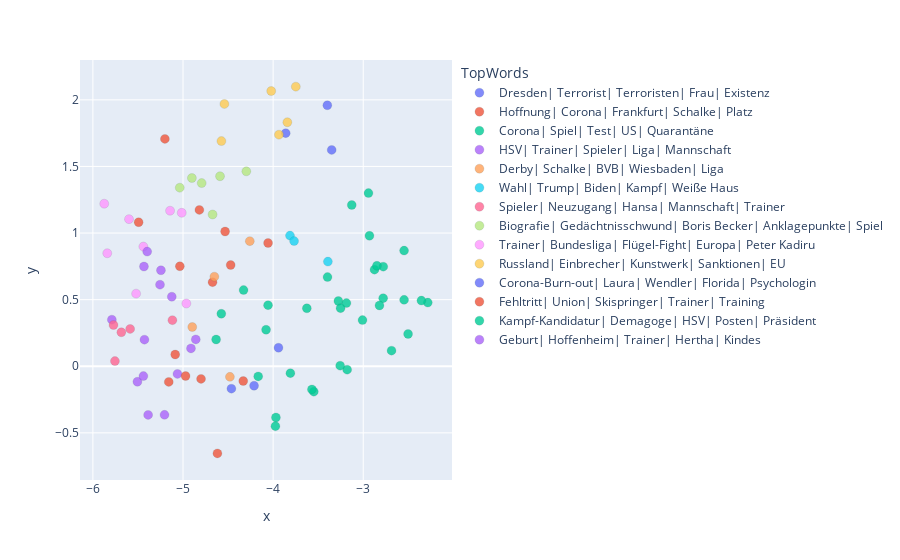

The code cell stored with this chart in its notebook:
### Code cell
results=pd.merge(docs_df_b,cluster_labels_google_b.reset_index(),left_on="topic_number",right_on = "Topic")
fig = px.scatter(results, x="x", y="y", hover_name="headline", hover_data=["created_at","TopWords","topic_number"], color="TopWords", opacity=0.8)

fig.update_traces(marker=dict(size=9,
                              line=dict(width=0.15,
                                        color='DarkSlateGrey')),
                  selector=dict(mode='markers'))
fig["layout"].pop("updatemenus")

fig.update_layout(height=1000)
fig.show()

### Figure 1 — Plotly figure (JSON) as saved in the notebook; plotly's stock layout.template omitted (floating-point values rounded to 4 significant figures)
{"data": [{"customdata": [["2020-10-22", "Dresden| Terrorist| Terroristen| Frau| Existenz", 5], ["2020-10-22", "Dresden| Terrorist| Terroristen| Frau| Existenz", 5], ["2020-10-22", "Dresden| Terrorist| Terroristen| Frau| Existenz", 5]], "hovertemplate": "<b>%{hovertext}</b><br><br>TopWords=%{customdata[1]}<br>x=%{x}<br>y=%{y}<br>created_at=%{customdata[0]}<br>topic_number=%{customdata[2]}<extra></extra>", "hovertext": ["Schluss mit Schutzvon Terroristen!", "ISIS-Terrorist wollte Christen „schlachten“ und „Zunge abschneiden“", "Arm durch Pflege!"], "legendgroup": "Dresden| Terrorist| Terroristen| Frau| Existenz", "marker": {"color": "#636efa", "line": {"color": "DarkSlateGrey", "width": 0.15}, "opacity": 0.8, "size": 9, "symbol": "circle"}, "mode": "markers", "name": "Dresden| Terrorist| Terroristen| Frau| Existenz", "orientation": "v", "showlegend": true, "type": "scatter", "x": [-3.398, -3.86, -3.35], "xaxis": "x", "y": [1.959, 1.75, 1.624], "yaxis": "y"}, {"customdata": [["2020-10-22", "Hoffnung| Corona| Frankfurt| Schalke| Platz", -1], ["2020-10-22", "Hoffnung| Corona| Frankfurt| Schalke| Platz", -1], ["2020-10-22", "Hoffnung| Corona| Frankfurt| Schalke| Platz", -1], ["2020-10-22", "Hoffnung| Corona| Frankfurt| Schalke| Platz", -1], ["2020-10-22", "Hoffnung| Corona| Frankfurt| Schalke| Platz", -1], ["2020-10-22", "Hoffnung| Corona| Frankfurt| Schalke| Platz", -1], ["2020-10-22", "Hoffnung| Corona| Frankfurt| Schalke| Platz", -1], ["2020-10-22", "Hoffnung| Corona| Frankfurt| Schalke| Platz", -1], ["2020-10-22", "Hoffnung| Corona| Frankfurt| Schalke| Platz", -1], ["2020-10-22", "Hoffnung| Corona| Frankfurt| Schalke| Platz", -1], ["2020-10-22", "Hoffnung| Corona| Frankfurt| Schalke| Platz", -1]], "hovertemplate": "<b>%{hovertext}</b><br><br>TopWords=%{customdata[1]}<br>x=%{x}<br>y=%{y}<br>created_at=%{customdata[0]}<br>topic_number=%{customdata[2]}<extra></extra>", "hovertext": ["„Wir haben die Ultra-Botschaft verstanden!“", "Fan-Entscheidung kurz vorm Anpfiff?", "Waldhof krallt sich  neuen Brustsponsor", "Sportwetten abDezember bei BildBet", "So heiß sieht das neue Rebstockbad aus", "Eine Liebe ist schon verpufft!", "Negativzins-Wahnsinnbreitet sich weiter aus", "Maina ist zurück auf dem Platz", "Lieber Chaos-Flughafern Berlin,", "Angeklagte legen Geständnis ab", "PELÉ 80!"], "legendgroup": "Hoffnung| Corona| Frankfurt| Schalke| Platz", "marker": {"color": "#EF553B", "line": {"color": "DarkSlateGrey", "width": 0.15}, "opacity": 0.8, "size": 9, "symbol": "circle"}, "mode": "markers", "name": "Hoffnung| Corona| Frankfurt| Schalke| Platz", "orientation": "v", "showlegend": true, "type": "scatter", "visible": true, "x": [-5.492, -4.618, -4.471, -4.533, -5.035, -4.672, -4.818, -4.8, -4.331, -4.056, -5.201], "xaxis": "x", "y": [1.081, -0.6541, 0.7598, 1.012, 0.7505, 0.6312, 1.174, -0.09481, -0.111, 0.9253, 1.707], "yaxis": "y"}, {"customdata": [["2020-10-22", "Corona| Spiel| Test| US| Quarantäne", 3], ["2020-10-22", "Corona| Spiel| Test| US| Quarantäne", 3], ["2020-10-22", "Corona| Spiel| Test| US| Quarantäne", 3], ["2020-10-22", "Corona| Spiel| Test| US| Quarantäne", 3], ["2020-10-22", "Corona| Spiel| Test| US| Quarantäne", 3], ["2020-10-22", "Corona| Spiel| Test| US| Quarantäne", 3], ["2020-10-23", "Corona| Spiel| Test| US| Quarantäne", 3], ["2020-10-22", "Corona| Spiel| Test| US| Quarantäne", 3], ["2020-10-22", "Corona| Spiel| Test| US| Quarantäne", 3], ["2020-10-22", "Corona| Spiel| Test| US| Quarantäne", 3], ["2020-10-22", "Corona| Spiel| Test| US| Quarantäne", 3], ["2020-10-23", "Corona| Spiel| Test| US| Quarantäne", 3], ["2020-10-22", "Corona| Spiel| Test| US| Quarantäne", 3], ["2020-10-22", "Corona| Spiel| Test| US| Quarantäne", 3], ["2020-10-22", "Corona| Spiel| Test| US| Quarantäne", 3], ["2020-10-22", "Corona| Spiel| Test| US| Quarantäne", 3], ["2020-10-22", "Corona| Spiel| Test| US| Quarantäne", 3], ["2020-10-22", "Corona| Spiel| Test| US| Quarantäne", 3], ["2020-10-22", "Corona| Spiel| Test| US| Quarantäne", 3], ["2020-10-22", "Corona| Spiel| Test| US| Quarantäne", 3], ["2020-10-22", "Corona| Spiel| Test| US| Quarantäne", 3], ["2020-10-22", "Corona| Spiel| Test| US| Quarantäne", 3], ["2020-10-22", "Corona| Spiel| Test| US| Quarantäne", 3], ["2020-10-22", "Corona| Spiel| Test| US| Quarantäne", 3], ["2020-10-22", "Corona| Spiel| Test| US| Quarantäne", 3], ["2020-10-22", "Corona| Spiel| Test| US| Quarantäne", 3], ["2020-10-22", "Corona| Spiel| Test| US| Quarantäne", 3], ["2020-10-22", "Corona| Spiel| Test| US| Quarantäne", 3], ["2020-10-22", "Corona| Spiel| Test| US| Quarantäne", 3], ["2020-10-22", "Corona| Spiel| Test| US| Quarantäne", 3]], "hovertemplate": "<b>%{hovertext}</b><br><br>TopWords=%{customdata[1]}<br>x=%{x}<br>y=%{y}<br>created_at=%{customdata[0]}<br>topic_number=%{customdata[2]}<extra></extra>", "hovertext": ["Staatsanwalt rechtfertigt das Schlagen von Kindern", "Modell sagt 26 000 Neuinfektionen am Tag voraus", "SCHRÖDER spricht wiedervon GEHALTSVERZICHT", "Belgiens Außenministerin auf Intensivstation!", "Behrens vor Trainings-Comeback", "Erneut positiver Corona-Test bei Ronaldo", "Pharma-Chef kündigt wirksame Impfstoffe an", "Corona heute weniger tödlich als im März?", "Werder ohne Augustinssongegen Hoffenheim", "Haie brauchen1 Million Euro", "Das Chaos-Protokoll der Absage", "CDU-Spitze will mehrere kleine Parteitage gleichzeitig", "Terroristen endlichsofort abschieben!", "Der Uefa fehlen 470 Mio Euro", "Kommt der Corona-Impfstoff noch dieses Jahr?", "Lauterbach unterstützt Drostens Ü50-Plan", "Zweiter Corona-Fall beim FC Bayern", "Anfang hilft 1. Spiel ohne Zuschauer", "So sehen Sie Stuttgart gegen Köln live im TV", "So geht es bei Corona-Werder jetzt weiter", "Corona-Alarm beim Thai-König!", "„Masken anzuzweifeln ist gefährlicher Unsinn“", "2. Gnabry-Test negativ!", "Wo stecken wir uns hauptsächlich mit Corona an?", "Dramatischer Appell von Ministerpräsident Hans", "US-Arzneimittelbehörde lässt Remdesivir gegen Covid-19 zu", "Darf man das Umgangsrecht des Kindes verweigern?", "Das traurige Schicksal deutscher Drogensüchtiger", "Wie gut warnte die Warn-App Spahns Kontakte?", "Maskenpflicht im Unterricht ab Montag!"], "legendgroup": "Corona| Spiel| Test| US| Quarantäne", "marker": {"color": "#00cc96", "line": {"color": "DarkSlateGrey", "width": 0.15}, "opacity": 0.8, "size": 9, "symbol": "circle"}, "mode": "markers", "name": "Corona| Spiel| Test| US| Quarantäne", "orientation": "v", "showlegend": true, "type": "scatter", "x": [-3.969, -2.284, -3.974, -2.778, -3.808, -3.276, -3.008, -2.686, -4.328, -3.548, -3.178, -2.779, -3.127, -3.569, -2.502, -2.355, -3.186, -4.632, -4.078, -3.626, -2.931, -2.942, -3.396, -2.547, -2.875, -2.546, -3.256, -3.251, -2.82, -2.848], "xaxis": "x", "y": [-0.3846, 0.4779, -0.4499, 0.7476, -0.05179, 0.4901, 0.3463, 0.1173, 0.572, -0.1907, -0.02573, 0.5113, 1.211, -0.1741, 0.2425, 0.4931, 0.4742, 0.2009, 0.2742, 0.4351, 0.9794, 1.3, 0.6695, 0.8682, 0.7253, 0.4986, 0.004334, 0.436, 0.4564, 0.7541], "yaxis": "y"}, {"customdata": [["2020-10-22", "HSV| Trainer| Spieler| Liga| Mannschaft", 10], ["2020-10-22", "HSV| Trainer| Spieler| Liga| Mannschaft", 10], ["2020-10-22", "HSV| Trainer| Spieler| Liga| Mannschaft", 10], ["2020-10-22", "HSV| Trainer| Spieler| Liga| Mannschaft", 10], ["2020-10-22", "HSV| Trainer| Spieler| Liga| Mannschaft", 10], ["2020-10-22", "HSV| Trainer| Spieler| Liga| Mannschaft", 10], ["2020-10-22", "HSV| Trainer| Spieler| Liga| Mannschaft", 10], ["2020-10-22", "HSV| Trainer| Spieler| Liga| Mannschaft", 10], ["2020-10-22", "HSV| Trainer| Spieler| Liga| Mannschaft", 10], ["2020-10-22", "HSV| Trainer| Spieler| Liga| Mannschaft", 10], ["2020-10-23", "HSV| Trainer| Spieler| Liga| Mannschaft", 10]], "hovertemplate": "<b>%{hovertext}</b><br><br>TopWords=%{customdata[1]}<br>x=%{x}<br>y=%{y}<br>created_at=%{customdata[0]}<br>topic_number=%{customdata[2]}<extra></extra>", "hovertext": ["Erwischt! Kobel und Endo wieder voll dabei", "Trainer-Lob für Vollgas-Wood", "Kann Thioune es besser als Hecking?", "Weinkauf hat Aufstiegs-Trauma abgehakt", "Hollerbach wünscht sich ein schönes 3:3", "Über die Wölfe zu Löw", "Hofmann spielt sich bei Jogi fest", "Note 2 für fünf Hoffenheimer!", "Rösler wehrt sich gegen Kritik an Talenten!", "Heidi bald HeiDA!", "Keiner wollte zu Mark Forster"], "legendgroup": "HSV| Trainer| Spieler| Liga| Mannschaft", "marker": {"color": "#ab63fa", "line": {"color": "DarkSlateGrey", "width": 0.15}, "opacity": 0.8, "size": 9, "symbol": "circle"}, "mode": "markers", "name": "HSV| Trainer| Spieler| Liga| Mannschaft", "orientation": "v", "showlegend": true, "type": "scatter", "x": [-5.789, -5.387, -5.506, -5.205, -5.428, -5.433, -5.255, -5.124, -5.061, -4.858, -4.911], "xaxis": "x", "y": [0.3497, -0.3651, -0.1164, -0.3646, 0.1996, 0.7486, 0.6124, 0.5221, -0.05757, 0.2014, 0.1342], "yaxis": "y"}, {"customdata": [["2020-10-22", "Derby| Schalke| BVB| Wiesbaden| Liga", 2], ["2020-10-22", "Derby| Schalke| BVB| Wiesbaden| Liga", 2], ["2020-10-22", "Derby| Schalke| BVB| Wiesbaden| Liga", 2], ["2020-10-22", "Derby| Schalke| BVB| Wiesbaden| Liga", 2]], "hovertemplate": "<b>%{hovertext}</b><br><br>TopWords=%{customdata[1]}<br>x=%{x}<br>y=%{y}<br>created_at=%{customdata[0]}<br>topic_number=%{customdata[2]}<extra></extra>", "hovertext": ["Ernst ist HoßmangsHoffnungsträger", "Wichtig, im  Derby „mit der richtigen Härte zu agieren“", "Keller verzichtet, Koch und Peters kandidieren", "Favre eiert vorm Derby rum"], "legendgroup": "Derby| Schalke| BVB| Wiesbaden| Liga", "marker": {"color": "#FFA15A", "line": {"color": "DarkSlateGrey", "width": 0.15}, "opacity": 0.8, "size": 9, "symbol": "circle"}, "mode": "markers", "name": "Derby| Schalke| BVB| Wiesbaden| Liga", "orientation": "v", "showlegend": true, "type": "scatter", "x": [-4.652, -4.479, -4.259, -4.897], "xaxis": "x", "y": [0.6727, -0.07953, 0.9392, 0.2946], "yaxis": "y"}, {"customdata": [["2020-10-23", "Wahl| Trump| Biden| Kampf| Weiße Haus", 0], ["2020-10-22", "Wahl| Trump| Biden| Kampf| Weiße Haus", 0], ["2020-10-22", "Wahl| Trump| Biden| Kampf| Weiße Haus", 0]], "hovertemplate": "<b>%{hovertext}</b><br><br>TopWords=%{customdata[1]}<br>x=%{x}<br>y=%{y}<br>created_at=%{customdata[0]}<br>topic_number=%{customdata[2]}<extra></extra>", "hovertext": ["Trump und Biden fetzen sich ums Weiße Haus", "Die letzte Rede-Schlacht vor der wichtigsten Wahl der Welt", "USA steuern auf höchste Wahlbeteiligung seit über Hundert Jahren zu"], "legendgroup": "Wahl| Trump| Biden| Kampf| Weiße Haus", "marker": {"color": "#19d3f3", "line": {"color": "DarkSlateGrey", "width": 0.15}, "opacity": 0.8, "size": 9, "symbol": "circle"}, "mode": "markers", "name": "Wahl| Trump| Biden| Kampf| Weiße Haus", "orientation": "v", "showlegend": true, "type": "scatter", "x": [-3.392, -3.813, -3.767], "xaxis": "x", "y": [0.7856, 0.9811, 0.9399], "yaxis": "y"}, {"customdata": [["2020-10-22", "Spieler| Neuzugang| Hansa| Mannschaft| Trainer", 11], ["2020-10-22", "Spieler| Neuzugang| Hansa| Mannschaft| Trainer", 11], ["2020-10-22", "Spieler| Neuzugang| Hansa| Mannschaft| Trainer", 11], ["2020-10-22", "Spieler| Neuzugang| Hansa| Mannschaft| Trainer", 11], ["2020-10-22", "Spieler| Neuzugang| Hansa| Mannschaft| Trainer", 11]], "hovertemplate": "<b>%{hovertext}</b><br><br>TopWords=%{customdata[1]}<br>x=%{x}<br>y=%{y}<br>created_at=%{customdata[0]}<br>topic_number=%{customdata[2]}<extra></extra>", "hovertext": ["Darum passt Litkaso gut zu Hansa", "Miamis Play-off-Chance heißtTua Tagovailoa", "Halles linkes Ding", "Lohkemper dreht voll auf!", "Lange ist Jenas Kompaniechef"], "legendgroup": "Spieler| Neuzugang| Hansa| Mannschaft| Trainer", "marker": {"color": "#FF6692", "line": {"color": "DarkSlateGrey", "width": 0.15}, "opacity": 0.8, "size": 9, "symbol": "circle"}, "mode": "markers", "name": "Spieler| Neuzugang| Hansa| Mannschaft| Trainer", "orientation": "v", "showlegend": true, "type": "scatter", "x": [-5.755, -5.118, -5.771, -5.587, -5.684], "xaxis": "x", "y": [0.03889, 0.3459, 0.3094, 0.2801, 0.255], "yaxis": "y"}, {"customdata": [["2020-10-22", "Biografie| Gedächtnisschwund| Boris Becker| Anklagepunkte| Spiel", 7], ["2020-10-22", "Biografie| Gedächtnisschwund| Boris Becker| Anklagepunkte| Spiel", 7], ["2020-10-22", "Biografie| Gedächtnisschwund| Boris Becker| Anklagepunkte| Spiel", 7], ["2020-10-22", "Biografie| Gedächtnisschwund| Boris Becker| Anklagepunkte| Spiel", 7], ["2020-10-22", "Biografie| Gedächtnisschwund| Boris Becker| Anklagepunkte| Spiel", 7], ["2020-10-22", "Biografie| Gedächtnisschwund| Boris Becker| Anklagepunkte| Spiel", 7]], "hovertemplate": "<b>%{hovertext}</b><br><br>TopWords=%{customdata[1]}<br>x=%{x}<br>y=%{y}<br>created_at=%{customdata[0]}<br>topic_number=%{customdata[2]}<extra></extra>", "hovertext": ["Hier wird jetztHollywood verramscht", "Ex-Neonazi mit Gedächtnisschwund", "Neun neue Anklagepunkte gegen Boris Becker!", "SchullesSorgen-Puzzle", "Cary Grant war bisexuell und auf LSD", "Dieser Nackedei isteine Botschaft"], "legendgroup": "Biografie| Gedächtnisschwund| Boris Becker| Anklagepunkte| Spiel", "marker": {"color": "#B6E880", "line": {"color": "DarkSlateGrey", "width": 0.15}, "opacity": 0.8, "size": 9, "symbol": "circle"}, "mode": "markers", "name": "Biografie| Gedächtnisschwund| Boris Becker| Anklagepunkte| Spiel", "orientation": "v", "showlegend": true, "type": "scatter", "x": [-4.901, -4.297, -4.589, -4.672, -4.793, -5.036], "xaxis": "x", "y": [1.413, 1.463, 1.427, 1.139, 1.375, 1.341], "yaxis": "y"}, {"customdata": [["2020-10-22", "Trainer| Bundesliga| Flügel-Fight| Europa| Peter Kadiru", 4], ["2020-10-22", "Trainer| Bundesliga| Flügel-Fight| Europa| Peter Kadiru", 4], ["2020-10-22", "Trainer| Bundesliga| Flügel-Fight| Europa| Peter Kadiru", 4], ["2020-10-22", "Trainer| Bundesliga| Flügel-Fight| Europa| Peter Kadiru", 4], ["2020-10-22", "Trainer| Bundesliga| Flügel-Fight| Europa| Peter Kadiru", 4], ["2020-10-22", "Trainer| Bundesliga| Flügel-Fight| Europa| Peter Kadiru", 4], ["2020-10-22", "Trainer| Bundesliga| Flügel-Fight| Europa| Peter Kadiru", 4], ["2020-10-22", "Trainer| Bundesliga| Flügel-Fight| Europa| Peter Kadiru", 4]], "hovertemplate": "<b>%{hovertext}</b><br><br>TopWords=%{customdata[1]}<br>x=%{x}<br>y=%{y}<br>created_at=%{customdata[0]}<br>topic_number=%{customdata[2]}<extra></extra>", "hovertext": ["Peter Kadiru wird zum Schläger-Typ", "Boateng muss mitHand-Schiene trainieren", "Coman erste Sahne! Aber jetzt kommt Sané", "Götze trifft auch in Europa", "Jones zieht zurücknach Frankfurt", "Kocak droht mitBlitz-Strafe", "„REIF IST LIVE“ amFreitag um 11 Uhr!", "Der MOTZivator!"], "legendgroup": "Trainer| Bundesliga| Flügel-Fight| Europa| Peter Kadiru", "marker": {"color": "#FF97FF", "line": {"color": "DarkSlateGrey", "width": 0.15}, "opacity": 0.8, "size": 9, "symbol": "circle"}, "mode": "markers", "name": "Trainer| Bundesliga| Flügel-Fight| Europa| Peter Kadiru", "orientation": "v", "showlegend": true, "type": "scatter", "x": [-5.143, -4.963, -5.44, -5.874, -5.841, -5.52, -5.014, -5.599], "xaxis": "x", "y": [1.168, 0.4711, 0.8985, 1.22, 0.8484, 0.5451, 1.152, 1.104], "yaxis": "y"}, {"customdata": [["2020-10-22", "Russland| Einbrecher| Kunstwerk| Sanktionen| EU", 6], ["2020-10-22", "Russland| Einbrecher| Kunstwerk| Sanktionen| EU", 6], ["2020-10-22", "Russland| Einbrecher| Kunstwerk| Sanktionen| EU", 6], ["2020-10-22", "Russland| Einbrecher| Kunstwerk| Sanktionen| EU", 6], ["2020-10-22", "Russland| Einbrecher| Kunstwerk| Sanktionen| EU", 6], ["2020-10-22", "Russland| Einbrecher| Kunstwerk| Sanktionen| EU", 6]], "hovertemplate": "<b>%{hovertext}</b><br><br>TopWords=%{customdata[1]}<br>x=%{x}<br>y=%{y}<br>created_at=%{customdata[0]}<br>topic_number=%{customdata[2]}<extra></extra>", "hovertext": ["Neue EU-Sanktionen gegen Russland", "Überwachungskamera zeigt Blitz-Raub!", "Beuys-Kunstwerk aus Ausstellung verschwunden", "Snowden erhält unbefristeten Aufenthalt in Russland", "Bruch in der Barkasse", "Todes-Drama um Zirkus-Elefanten"], "legendgroup": "Russland| Einbrecher| Kunstwerk| Sanktionen| EU", "marker": {"color": "#FECB52", "line": {"color": "DarkSlateGrey", "width": 0.15}, "opacity": 0.8, "size": 9, "symbol": "circle"}, "mode": "markers", "name": "Russland| Einbrecher| Kunstwerk| Sanktionen| EU", "orientation": "v", "showlegend": true, "type": "scatter", "x": [-3.842, -3.748, -4.574, -3.935, -4.021, -4.541], "xaxis": "x", "y": [1.832, 2.099, 1.691, 1.739, 2.066, 1.969], "yaxis": "y"}, {"customdata": [["2020-10-22", "Corona-Burn-out| Laura| Wendler| Florida| Psychologin", 1], ["2020-10-22", "Corona-Burn-out| Laura| Wendler| Florida| Psychologin", 1], ["2020-10-22", "Corona-Burn-out| Laura| Wendler| Florida| Psychologin", 1]], "hovertemplate": "<b>%{hovertext}</b><br><br>TopWords=%{customdata[1]}<br>x=%{x}<br>y=%{y}<br>created_at=%{customdata[0]}<br>topic_number=%{customdata[2]}<extra></extra>", "hovertext": ["Stehen wir kurz vor dem „Corona-Burn-out“?", "Uns hat der Blitz getroffen!", "Warum Wendler und Laura schon wieder Ärger droht"], "legendgroup": "Corona-Burn-out| Laura| Wendler| Florida| Psychologin", "marker": {"color": "#636efa", "line": {"color": "DarkSlateGrey", "width": 0.15}, "opacity": 0.8, "size": 9, "symbol": "circle"}, "mode": "markers", "name": "Corona-Burn-out| Laura| Wendler| Florida| Psychologin", "orientation": "v", "showlegend": true, "type": "scatter", "x": [-3.94, -4.463, -4.211], "xaxis": "x", "y": [0.139, -0.1684, -0.1463], "yaxis": "y"}, {"customdata": [["2020-10-22", "Fehltritt| Union| Skispringer| Trainer| Training", 9], ["2020-10-22", "Fehltritt| Union| Skispringer| Trainer| Training", 9], ["2020-10-22", "Fehltritt| Union| Skispringer| Trainer| Training", 9]], "hovertemplate": "<b>%{hovertext}</b><br><br>TopWords=%{customdata[1]}<br>x=%{x}<br>y=%{y}<br>created_at=%{customdata[0]}<br>topic_number=%{customdata[2]}<extra></extra>", "hovertext": ["Au Backe! Union ohne Karius", "Ohne Halstenberggegen Hertha", "Leyhe fällt komplette Saison aus"], "legendgroup": "Fehltritt| Union| Skispringer| Trainer| Training", "marker": {"color": "#EF553B", "line": {"color": "DarkSlateGrey", "width": 0.15}, "opacity": 0.8, "size": 9, "symbol": "circle"}, "mode": "markers", "name": "Fehltritt| Union| Skispringer| Trainer| Training", "orientation": "v", "showlegend": true, "type": "scatter", "x": [-5.086, -4.971, -5.158], "xaxis": "x", "y": [0.08803, -0.0733, -0.1176], "yaxis": "y"}, {"customdata": [["2020-10-22", "Kampf-Kandidatur| Demagoge| HSV| Posten| Präsident", 8], ["2020-10-22", "Kampf-Kandidatur| Demagoge| HSV| Posten| Präsident", 8], ["2020-10-22", "Kampf-Kandidatur| Demagoge| HSV| Posten| Präsident", 8]], "hovertemplate": "<b>%{hovertext}</b><br><br>TopWords=%{customdata[1]}<br>x=%{x}<br>y=%{y}<br>created_at=%{customdata[0]}<br>topic_number=%{customdata[2]}<extra></extra>", "hovertext": ["Kampf-Kandidatur umVize-Posten sorgt für Krach", "„Trump ist ein Demagoge“", "Leibold und Vagnoman sind zurück"], "legendgroup": "Kampf-Kandidatur| Demagoge| HSV| Posten| Präsident", "marker": {"color": "#00cc96", "line": {"color": "DarkSlateGrey", "width": 0.15}, "opacity": 0.8, "size": 9, "symbol": "circle"}, "mode": "markers", "name": "Kampf-Kandidatur| Demagoge| HSV| Posten| Präsident", "orientation": "v", "showlegend": true, "type": "scatter", "x": [-4.165, -4.056, -4.575], "xaxis": "x", "y": [-0.07619, 0.4585, 0.3941], "yaxis": "y"}, {"customdata": [["2020-10-22", "Geburt| Hoffenheim| Trainer| Hertha| Kindes", 12], ["2020-10-22", "Geburt| Hoffenheim| Trainer| Hertha| Kindes", 12], ["2020-10-22", "Geburt| Hoffenheim| Trainer| Hertha| Kindes", 12]], "hovertemplate": "<b>%{hovertext}</b><br><br>TopWords=%{customdata[1]}<br>x=%{x}<br>y=%{y}<br>created_at=%{customdata[0]}<br>topic_number=%{customdata[2]}<extra></extra>", "hovertext": ["Nach Mega-Zoff jetzt Startelf gegen Hertha?", "Hoffenheim feiert irren Baby-Sieg", "Baby-Wechsel bei Hoffenheim-Sieg"], "legendgroup": "Geburt| Hoffenheim| Trainer| Hertha| Kindes", "marker": {"color": "#ab63fa", "line": {"color": "DarkSlateGrey", "width": 0.15}, "opacity": 0.8, "size": 9, "symbol": "circle"}, "mode": "markers", "name": "Geburt| Hoffenheim| Trainer| Hertha| Kindes", "orientation": "v", "showlegend": true, "type": "scatter", "x": [-5.44, -5.245, -5.397], "xaxis": "x", "y": [-0.07365, 0.7205, 0.8608], "yaxis": "y"}], "layout": {"autosize": true, "legend": {"title": {"text": "TopWords"}, "tracegroupgap": 0}, "margin": {"t": 60}, "xaxis": {"anchor": "y", "autorange": true, "domain": [0, 1], "range": [-6.093, -2.065], "title": {"text": "x"}, "type": "linear"}, "yaxis": {"anchor": "x", "autorange": true, "domain": [0, 1], "range": [-0.8296, 2.275], "title": {"text": "y"}, "type": "linear"}}}
